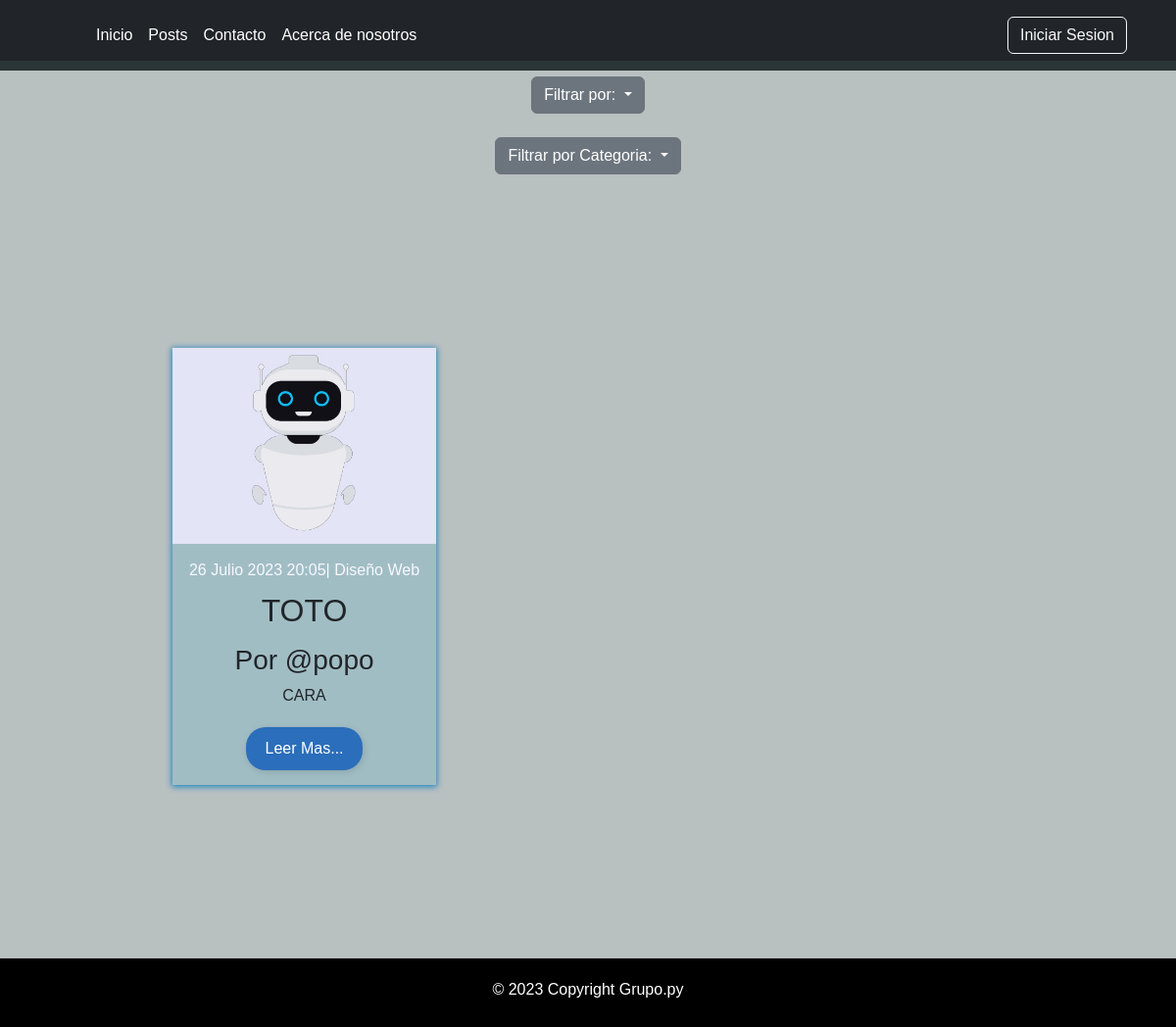
/posts/, run on an earlier commit of the app's database.
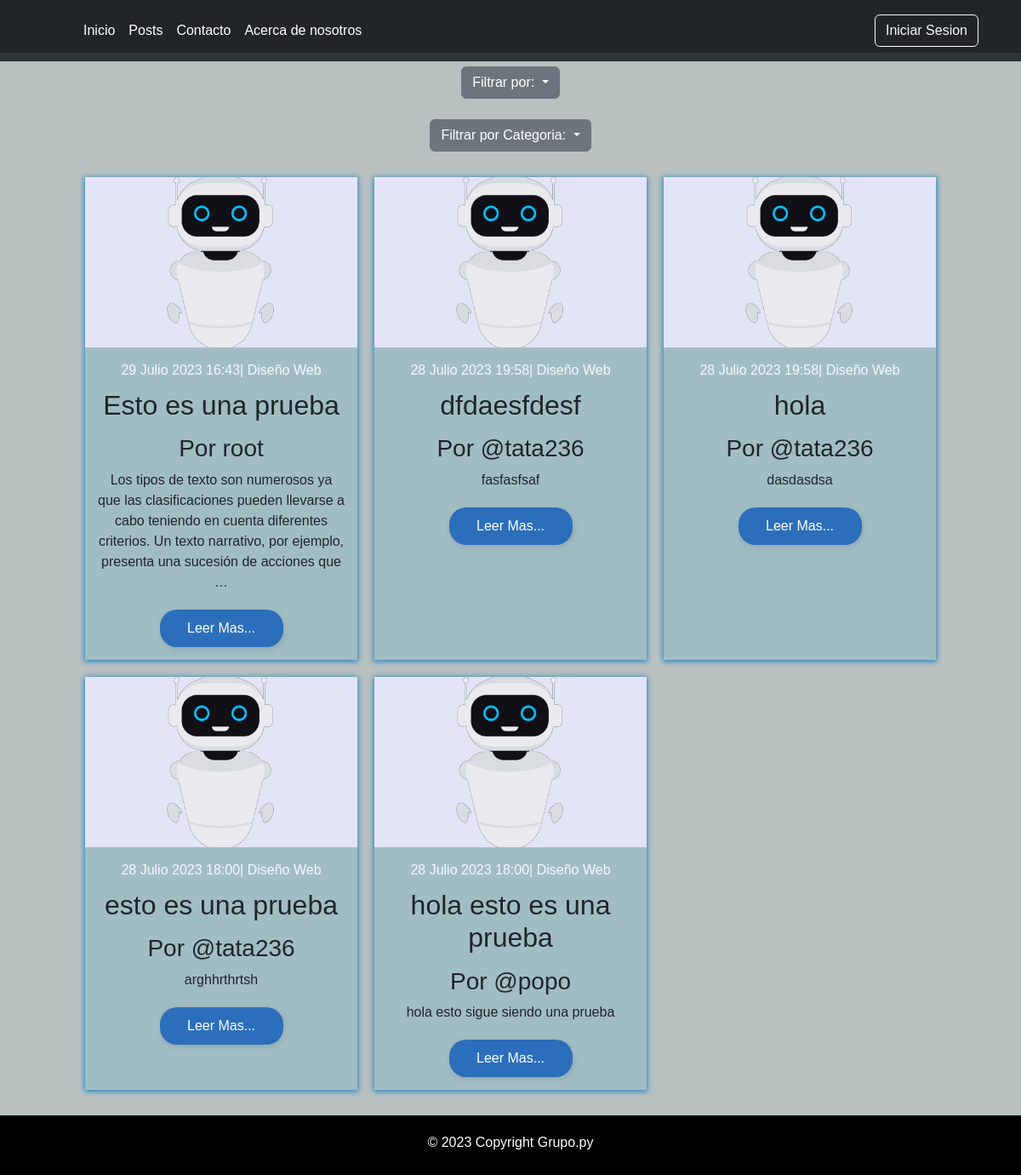
And on a later commit of the database.
### apps/post/models.py (models this page shows, shortened)
class Post(models.Model):
    usuario = models.ForeignKey(User, on_delete=models.CASCADE, related_name="posts")
    titulo = models.CharField(max_length=50, null=False)
    subtitulo = models.CharField(max_length=100, null=True, blank=True)
    fecha = models.DateTimeField(auto_now_add=True)
    texto = models.TextField(null=False)
    activo = models.BooleanField(default=True)
    categoria = models.ForeignKey(Categoria, on_delete=models.SET_NULL, null=True)
    imagen = models.ImageField(upload_to="media", default="static/post_default.png")
    publicado = models.DateTimeField(default=timezone.now, null=True)
    class Meta:
        ordering = ("-publicado",)

### apps/post/views.py (the view)
# urls.py: path("posts/",views.PostListView.as_view(), name ="posts"),
class PostListView(ListView):
    model = Post
    template_name = "posts/posts.html"
    context_object_name = "posts"
    def get_queryset(self):
        queryset = super().get_queryset()
        orden = self.request.GET.get("orden")
        if orden == "reciente":
            queryset = queryset.order_by("-fecha")
        elif orden== "antiguo":
            queryset = queryset.order_by("fecha")
        elif orden == "alfabeticoA-Z":
            queryset = queryset.annotate(titulo_lower=Lower("titulo")).order_by("titulo_lower")
        elif orden == "alfabeticoZ-A":
            queryset = queryset.annotate(titulo_lower=Lower("titulo")).order_by("-titulo_lower")
        categoria_seleccionada = self.request.GET.get("categoria")
        if categoria_seleccionada:
            categoria = get_object_or_404(Categoria, nombre=categoria_seleccionada)
            queryset = queryset.filter(categoria=categoria)
        return queryset
    def get_context_data(self, **kwargs: Any):
        context = super().get_context_data(**kwargs)
        context["orden"] = self.request.GET.get("orden", "reciente")
        context["categorias"] = Categoria.objects.all()
        return context

### apps/post/templatetags/colaborador_tags.py (called while the page is built)
@register.filter(name= "has_group")
def has_group(user, group_name):
    return user.groups.filter(name=group_name).exists()

### templates/posts/posts.html (shortened to what this page needs)
{% extends 'base.html' %}
{% load  static %}
{% load  colaborador_tags %}
{% block contenido %}
<div class="cont-f text-center ">
  <div class="dropdown mx-sm-4 pt-3">
    <button class="btn btn-secondary dropdown-toggle " type="button" data-bs-toggle="dropdown" aria-expanded="false">
      Filtrar por:
    </button>
  </div>
  <br>
  <div class="dropdown">
    <button class="btn btn-secondary dropdown-toggle" type="button" data-bs-toggle="dropdown" aria-expanded="false">
      Filtrar por Categoria:
    </button>
  </div>
</div>
  <section class="post-list">
    <div class="content">
      {% for i in posts %}
      <article class="post">
        <div class="post-header">
          <div class="post-img">
             <img
              width="100%"
              height="200px"
              style="object-fit: cover"
              src="{{ i.imagen.url }}"
              alt=""
            />
          </div>
        </div>
        <div class="post-body">
          <span>{{ i.fecha }}| Diseño Web </span>
          <h2>{{ i.titulo }}</h2>
          <h3>Por {{i.usuario}}</h3>
          <p>{{ i.texto|truncatewords:30 }}</p>
          <a href="{% url 'apps.post:post_individual' i.id %}" class="post-link"
            >Leer Mas...</a
          >
        </div>
      </article>
      {% endfor %}
    </div>
  </section>
</body>
{% endblock contenido %}

### templates/base.html (shortened to what this page needs)
{% load static %}
<!DOCTYPE html>
<html lang="es-ar">
  <head>
    <link
      href="https://cdn.jsdelivr.net/npm/bootstrap@5.3.0/dist/css/bootstrap.min.css"
      rel="stylesheet"
    />
    <link rel="stylesheet" href="{% static 'css/main.css' %}" />
  </head>
  <body>
    <main>
      {% include "includes/header.html" %}
      <div id="block-content">
        {% block contenido %} {% endblock contenido %}
      {% include "includes/footer.html" %}
  </body>
</html>

### templates/includes/header.html (shortened to what this page needs)
<header class="p-3 text-bg-dark">
    <div class="container">
      <div class="d-flex flex-wrap align-items-center justify-content-center justify-content-lg-start">
        <a href="/" class="d-flex align-items-center mb-2 mb-lg-0 text-white text-decoration-none">
          <svg class="bi me-2" width="40" height="32" role="img" aria-label="Bootstrap"><use xlink:href="#bootstrap"></use></svg>
        </a>
        <ul class="nav col-12 col-lg-auto me-lg-auto mb-2 justify-content-center mb-md-0">
          <li><a href="{% url 'index' %}" class="nav-link px-2 text-white">Inicio</a></li>
          <li><a href="{% url "apps.post:posts" %}" class="nav-link px-2 text-white">Posts</a></li>
          <li><a href="{% url "apps.contacto:contacto" %}" class="nav-link px-2 text-white">Contacto</a></li>
          <li><a href="{% url 'acerca_de_nosotros' %}" class="nav-link px-2 text-white">Acerca de nosotros</a></li>
        </ul>
        <div>
          {% if request.user.is_authenticated %}
            <a href="{% url 'apps.usuario:logout' %}" type="button" class="btn btn-outline-light me-2">{{ user.username}}: Cerrar Sesion</a>
            {% else %}
            <a href="{% url 'apps.usuario:login' %}" type="button"  class="btn btn-outline-light me-2">Iniciar Sesion</a>
          {% endif %}
        </div>
      </div>
    </div>
</header>

### templates/includes/footer.html
<footer class="footer">
    <p class="texto-footer text-center ">© 2023 Copyright Grupo.py</p>
  </footer>

### static/css/main.css (style rules this page uses)
header { min-height: 72px; }
#block-content { min-height: calc(100vh - 72px - 70px); background: rgba(136, 179, 179, 0.2); }
* { margin: 0; padding: 0; box-sizing: border-box; }
body { font-family:sans-serif ; }
.post-list { display: flex; min-height: 100vh; align-items: center; justify-content: center; padding: 30px 15px; background: rgba(0, 2, 2, 0.2); }
.content { display: grid; grid-template-columns:repeat(3,1fr) ; grid-gap: 20px; max-width: 1000px; margin: auto; }
.post-img { background-size: cover; background-position: center center; transition: .2s; }
.post { box-shadow: 0 1px 6px 1px #2686be; overflow: hidden; transition: .2s; background-color: rgba(147, 187, 199, 0.62); }
.post-header { width: 100%; height: 200px; overflow: hidden; cursor: pointer; }
.post-body { padding: 15px; text-align: center; }
.post-body span { display:inline-block; color: ghostwhite; margin-bottom: 10px; }
.post-body h2 { margin-bottom: 15px; }
.post-body p { line-height: 1.5; margin-bottom: 20px; }
.post-body .post-link { display: block; text-decoration: none; padding: 10px; background: #2b6ebb; color: #fff; width: 50%; margin: auto; border-radius: 20px; box-shadow: 1px 2px 6px 1px rgba(0, 0, 0, .1); transition: .2s; }
.footer { background-color: black; color: #fff; text-align: center; padding: 10px; height: 70px; }
.text-center { position: inherit; text-align: center; padding: inherit; }
.cont-f { display: block; background: rgba(0, 2, 2, 0.2); margin-top: -10px; }

What changed in the data, as far as the page shows it:
removed Post: imagen (placeholder picture), fecha "26 Julio 2023 20:05", titulo "TOTO", usuario "@popo", texto "CARA"
added Post: imagen (placeholder picture), fecha "29 Julio 2023 16:43", titulo "Esto es una prueba", usuario "root", texto "Los tipos de texto son numerosos ya que las clasificaciones pueden llevarse a cabo teniendo en cuenta diferentes criterios. Un texto narrativo, por ejemplo, presenta una sucesión de acciones que …"
added Post: imagen (placeholder picture), fecha "28 Julio 2023 19:58", titulo "dfdaesfdesf", usuario "@tata236", texto "fasfasfsaf"
added Post: imagen (placeholder picture), fecha "28 Julio 2023 19:58", titulo "hola", usuario "@tata236", texto "dasdasdsa"
added Post: imagen (placeholder picture), fecha "28 Julio 2023 18:00", titulo "esto es una prueba", usuario "@tata236", texto "arghhrthrtsh"
added Post: imagen (placeholder picture), fecha "28 Julio 2023 18:00", titulo "hola esto es una prueba", usuario "@popo", texto "hola esto sigue siendo una prueba"
